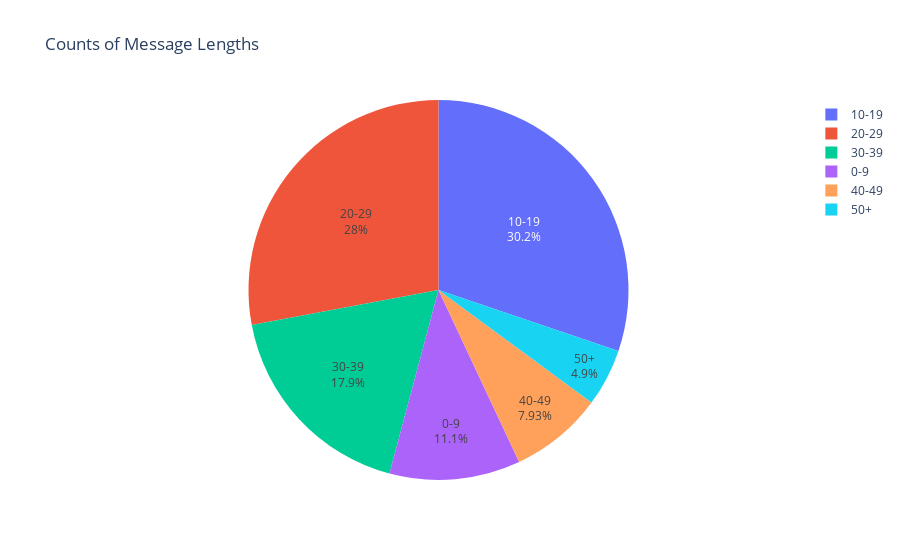

Notebook source saved alongside this figure:
### Code cell
# Count of messages per length bin
bins = [0, 10, 20, 30, 40, 50, float('inf')]
labels=['0-9', '10-19', '20-29', '30-39', '40-49', '50+']
word_count = df['message'].apply( lambda msg: len(tokenize(msg)) ).rename('word_count').reset_index(drop=True)
word_count_bins = pd.cut( word_count, bins=bins, labels=labels )
count_per_bin = word_count_bins.value_counts().sort_index().reset_index()#.rename(columns={'word_count': 'Word Count In Message'})

# word_count_graph = {
#     'data': [
#         go.Pie(
#             labels=count_per_bin['bins'], values=count_per_bin['count'], sort=False
#         )
#     ],

#     'layout': {
#         'title': {
#             'text': 'Counts of Message Lengths'
#         }
#     }
# }

word_count_graph = px.pie(
    data_frame=count_per_bin,
    values='count', 
    names='word_count', 
    title='Counts of Message Lengths',
    labels={
        'word_count': 'Word Count',
        'count': 'Count'
    }
)

word_count_graph.update_traces(textinfo='percent+label')

# plotly.io.from_json( get_graph_json( word_count_graph.to_dict() ) )

### Figure 1 — Plotly figure (JSON) as saved in the notebook; plotly's stock layout.template omitted (floating-point values rounded to 4 significant figures)
{"data": [{"domain": {"x": [0, 1], "y": [0, 1]}, "hovertemplate": "Word Count=%{label}<br>Count=%{value}<extra></extra>", "labels": ["0-9", "10-19", "20-29", "30-39", "40-49", "50+"], "legendgroup": "", "name": "", "showlegend": true, "textinfo": "percent+label", "type": "pie", "values": [2918, 7916, 7328, 4689, 2078, 1284]}], "layout": {"legend": {"tracegroupgap": 0}, "title": {"text": "Counts of Message Lengths"}}}
